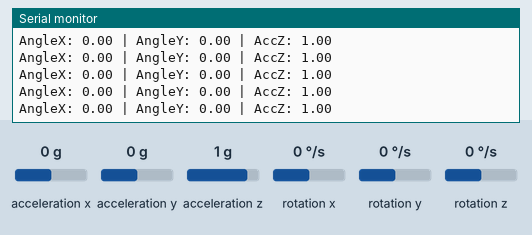
Simulated run of this sketch. Board: Arduino Uno, built with avr-gcc and run on an emulated ATmega328P. Parts: the last lines printed to the serial monitor. Wiring (inferred from the names in the program): MPU-6050 motion sensor at I2C address 0x68. The inputs (shaded band) are chosen by the test bench; at power-on: acceleration x 0 g, acceleration y 0 g, acceleration z 1 g, rotation x 0 °/s, rotation y 0 °/s, rotation z 0 °/s.

Above: at 1.2 s.
1.3 s: acceleration x set to 0.8 g
At 1.36 s:
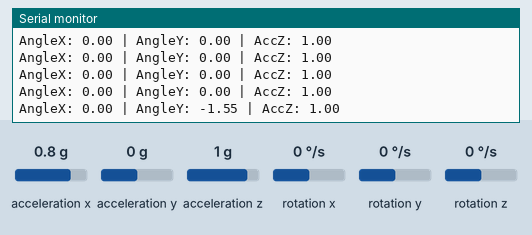
4.3 s: acceleration y set to -1.4 g
At 4.37 s:
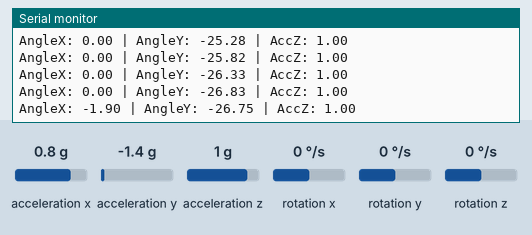
7.3 s: acceleration z set to -1.4 g
At 7.38 s:
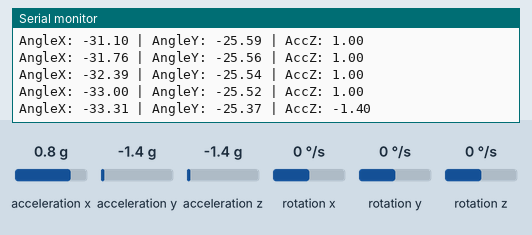
10.3 s: rotation x set to -192 °/s
At 10.4 s:
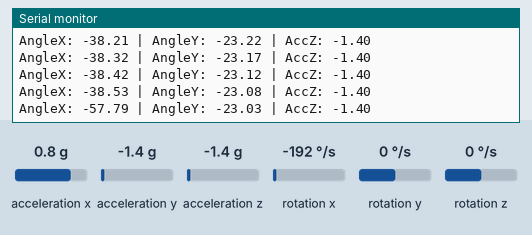
11.8 s: rotation y set to -192 °/s
At 11.85 s:
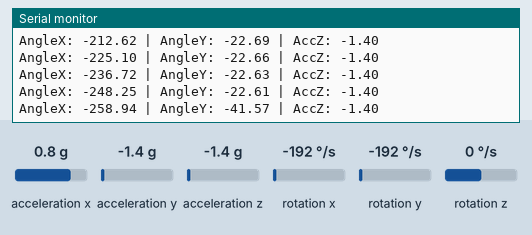
14.8 s: rotation x set to 100 °/s
At 14.87 s:
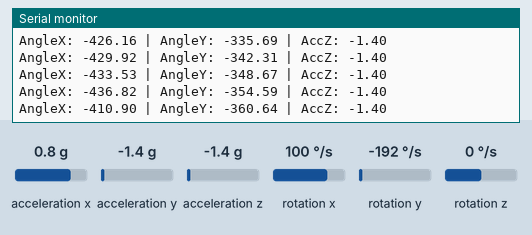
Timing chart, 0 to 17.8 s (numbered marks = the images above; inputs shaded):
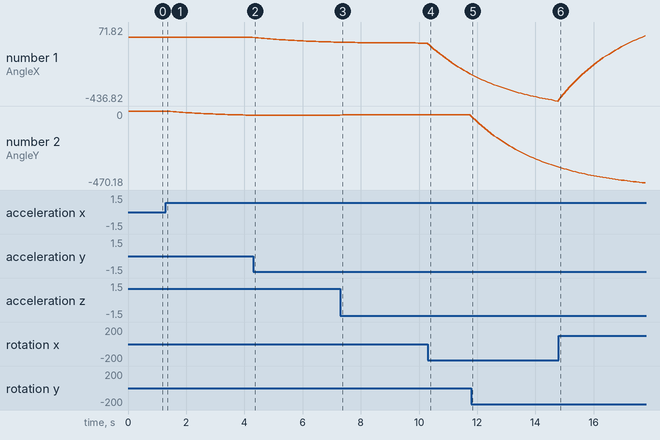

Measured:
- after the input at 1.3 s, the serial monitor: prints a new line after 0.05 s (image 1)
- after the input at 4.3 s, the serial monitor: prints a new line after 0.07 s (image 2)
- after the input at 7.3 s, the serial monitor: prints a new line after 0.08 s (image 3)
- after the input at 10.3 s, the serial monitor: prints a new line after 0.09 s (image 4)
- after the input at 11.8 s, the serial monitor: prints a new line after 0.05 s (image 5)
- after the input at 14.8 s, the serial monitor: prints a new line after 0.07 s (image 6)
- plotted number 1: 0 → -33 after the input at 4.3 s, -33 → -38.53 after the input at 7.3 s, -38.53 → -248.25 after the input at 10.3 s, -248.25 → -436.82 after the input at 11.8 s, -436.82 → 71.82 after the input at 14.8 s
- plotted number 2: 0 → -26.83 after the input at 1.3 s, -26.83 → -25.52 after the input at 4.3 s, -25.52 → -23.08 after the input at 7.3 s, -22.61 → -354.59 after the input at 11.8 s, -354.59 → -470.18 after the input at 14.8 s

The sketch:

code.ino
```cpp
#include <Wire.h>

const int MPU = 0x68; // I2C address
float AccX, AccY, AccZ;
float GyroX, GyroY, GyroZ;
float accAngleX, accAngleY;
float gyroAngleX, gyroAngleY;
float angleX, angleY;
float elapsedTime, currentTime, previousTime;

void setup() {
  Serial.begin(9600);
  Wire.begin();

  // Wake up MPU6050
  Wire.beginTransmission(MPU);
  Wire.write(0x6B); // PWR_MGMT_1 register
  Wire.write(0x00); // Wake up
  Wire.endTransmission(true);

  // Configure Accelerometer sensitivity (±2g)
  Wire.beginTransmission(MPU);
  Wire.write(0x1C);
  Wire.write(0x00);
  Wire.endTransmission(true);

  // Configure Gyro sensitivity (±250 deg/s)
  Wire.beginTransmission(MPU);
  Wire.write(0x1B);
  Wire.write(0x00);
  Wire.endTransmission(true);

  Serial.println("MPU6050 Ready!");
  previousTime = millis();
}

void loop() {
  // === Read Accelerometer ===
  Wire.beginTransmission(MPU);
  Wire.write(0x3B); // Starting register for accel data
  Wire.endTransmission(false);
  Wire.requestFrom(MPU, 6, true);

  AccX = (Wire.read() << 8 | Wire.read()) / 16384.0; // ±2g
  AccY = (Wire.read() << 8 | Wire.read()) / 16384.0;
  AccZ = (Wire.read() << 8 | Wire.read()) / 16384.0;

  // Calculate angle from accelerometer
  accAngleX = atan(AccY / sqrt(pow(AccX, 2) + pow(AccZ, 2))) * 180 / PI;
  accAngleY = atan(-AccX / sqrt(pow(AccY, 2) + pow(AccZ, 2))) * 180 / PI;

  // === Read Gyroscope ===
  currentTime = millis();
  elapsedTime = (currentTime - previousTime) / 1000.0; // seconds
  previousTime = currentTime;

  Wire.beginTransmission(MPU);
  Wire.write(0x43); // Starting register for gyro data
  Wire.endTransmission(false);
  Wire.requestFrom(MPU, 6, true);

  GyroX = (Wire.read() << 8 | Wire.read()) / 131.0; // ±250deg/s
  GyroY = (Wire.read() << 8 | Wire.read()) / 131.0;
  GyroZ = (Wire.read() << 8 | Wire.read()) / 131.0;

  // === Complementary Filter (combines both) ===
  angleX = 0.96 * (angleX + GyroX * elapsedTime) + 0.04 * accAngleX;
  angleY = 0.96 * (angleY + GyroY * elapsedTime) + 0.04 * accAngleY;

  // === Print Results ===
  Serial.print("AngleX: "); Serial.print(angleX);
  Serial.print(" | AngleY: "); Serial.print(angleY);
  Serial.print(" | AccZ: "); Serial.println(AccZ);

  delay(100);
}
```
